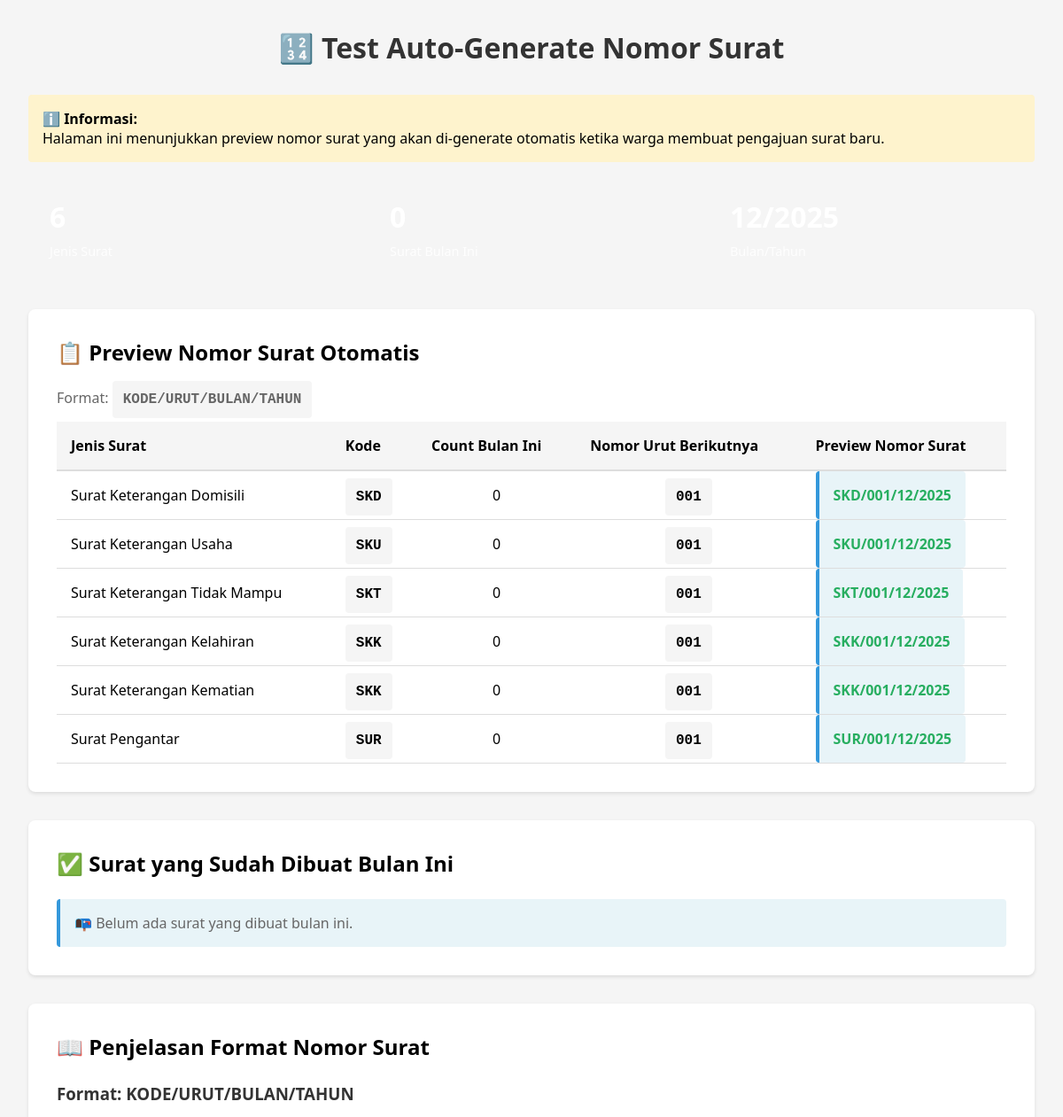
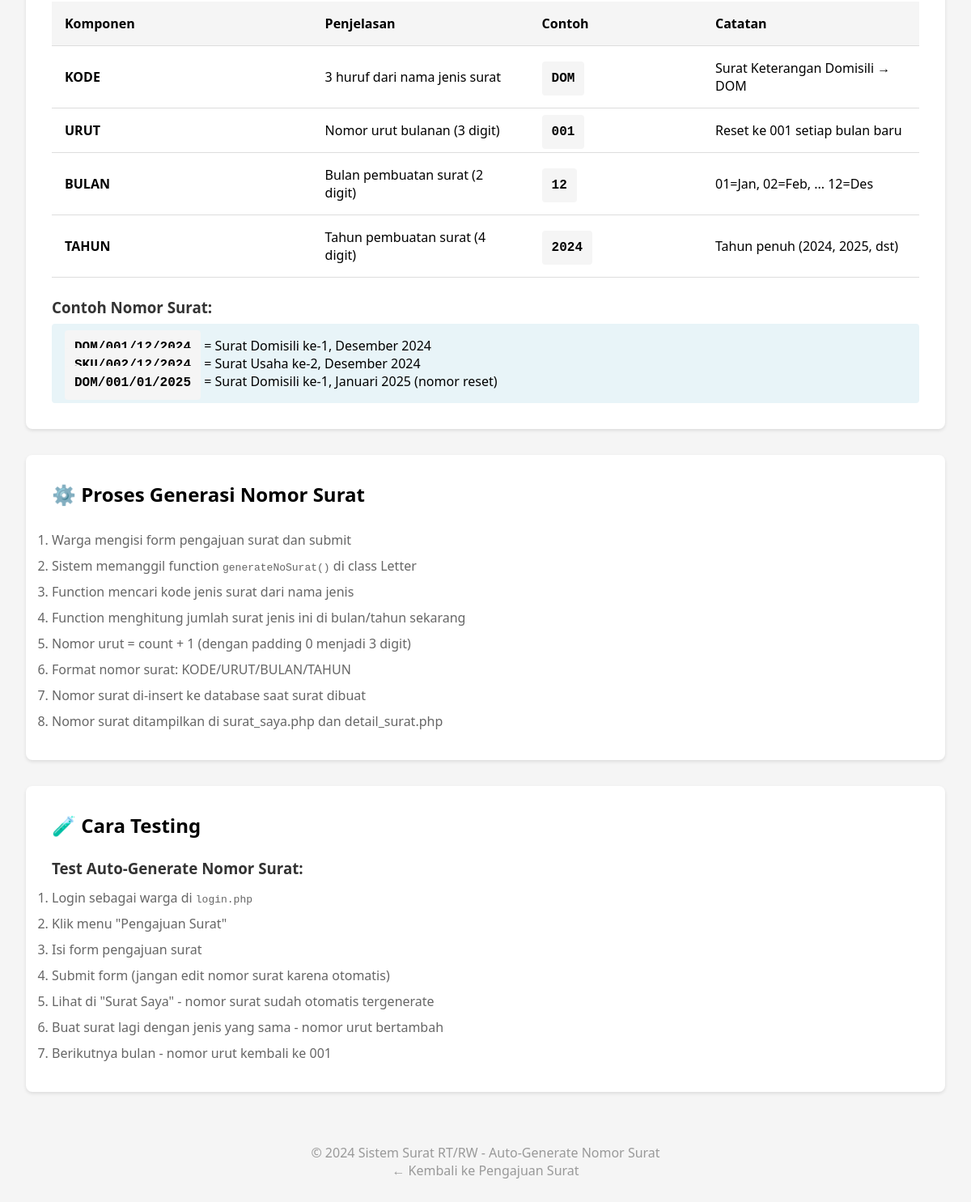
Page /test_nomor_surat.php on the committed database (2 pictures, top to bottom).
### tables this page shows
CREATE TABLE jenis_surat (
    id INT PRIMARY KEY AUTO_INCREMENT,
    nama_surat VARCHAR(100) NOT NULL,
    deskripsi TEXT,
    created_at TIMESTAMP DEFAULT CURRENT_TIMESTAMP
);

### config/config.php (called while the page is built, shortened)
<?php
function e($string) {
    return htmlspecialchars($string, ENT_QUOTES, 'UTF-8');
}
?>

### test_nomor_surat.php (the view, shortened to what this page needs)
<?php
require_once 'config/config.php';
$database = new Database();
$db = $database->getConnection();
$query = "SELECT * FROM jenis_surat ORDER BY id";
$stmt = $db->prepare($query);
$stmt->execute();
$jenis_list = $stmt->fetchAll(PDO::FETCH_ASSOC);
$preview_data = [];
foreach ($jenis_list as $jenis) {
    $nama_surat = $jenis['nama_surat'];
    $words = explode(' ', $nama_surat);
    $code = '';
    foreach ($words as $word) {
        $code .= strtoupper($word[0]);
    }
    if (strlen($code) < 3) {
        $code = strtoupper(substr($nama_surat, 0, 3));
    } else {
        $code = substr($code, 0, 3);
    }
    $bulan = date('m');
    $tahun = date('Y');
    $count_query = "SELECT COUNT(*) as count FROM surat
                   WHERE jenis_surat_id = ? AND MONTH(created_at) = ? AND YEAR(created_at) = ?";
    $count_stmt = $db->prepare($count_query);
    $count_stmt->execute([$jenis['id'], $bulan, $tahun]);
    $count_result = $count_stmt->fetch(PDO::FETCH_ASSOC);
    $next_nomor = str_pad($count_result['count'] + 1, 3, '0', STR_PAD_LEFT);
    $preview_no_surat = $code . '/' . $next_nomor . '/' . $bulan . '/' . $tahun;
    $preview_data[] = [
        'id' => $jenis['id'],
        'nama' => $nama_surat,
        'kode' => $code,
        'next_nomor' => $next_nomor,
        'current_count' => $count_result['count'],
        'preview_no_surat' => $preview_no_surat
    ];
}
$existing_query = "SELECT s.id, s.no_surat, j.nama_surat, s.created_at, u.nama as nama_warga
                   FROM surat s
                   JOIN jenis_surat j ON s.jenis_surat_id = j.id
                   JOIN users u ON s.user_id = u.id
                   WHERE MONTH(s.created_at) = MONTH(NOW()) AND YEAR(s.created_at) = YEAR(NOW())
                   ORDER BY s.created_at DESC";
$existing_stmt = $db->prepare($existing_query);
$existing_stmt->execute();
$existing_surat = $existing_stmt->fetchAll(PDO::FETCH_ASSOC);
?>
<!DOCTYPE html>
<html lang="id">
<head>
</head>
<body>
    <div class="container">
        <h1>🔢 Test Auto-Generate Nomor Surat</h1>
        <div class="info-box">
            <strong>ℹ️ Informasi:</strong><br>
            Halaman ini menunjukkan preview nomor surat yang akan di-generate otomatis ketika warga membuat pengajuan surat baru.
        </div>
        <div class="stats">
            <div class="stat-card">
                <div class="stat-value"><?php echo count($preview_data); ?></div>
                <div class="stat-label">Jenis Surat</div>
            </div>
            <div class="stat-card">
                <div class="stat-value"><?php echo count($existing_surat); ?></div>
                <div class="stat-label">Surat Bulan Ini</div>
            </div>
            <div class="stat-card">
                <div class="stat-value"><?php echo date('m/Y'); ?></div>
                <div class="stat-label">Bulan/Tahun</div>
            </div>
        </div>
        <div class="section">
            <h2>📋 Preview Nomor Surat Otomatis</h2>
            <p style="margin-bottom: 1rem; color: #666;">
                Format: <span class="code-box">KODE/URUT/BULAN/TAHUN</span>
            </p>
            <table>
                <thead>
                    <tr>
                        <th>Jenis Surat</th>
                        <th>Kode</th>
                        <th>Count Bulan Ini</th>
                        <th>Nomor Urut Berikutnya</th>
                        <th>Preview Nomor Surat</th>
                    </tr>
                </thead>
                <tbody>
                    <?php foreach ($preview_data as $preview): ?>
                    <tr>
                        <td><?php echo e($preview['nama']); ?></td>
                        <td><span class="code-box"><?php echo $preview['kode']; ?></span></td>
                        <td style="text-align: center;">
                            <?php echo $preview['current_count']; ?>
                        </td>
                        <td style="text-align: center;">
                            <span class="code-box"><?php echo $preview['next_nomor']; ?></span>
                        </td>
                        <td>
                            <span class="preview">
                                <span class="status-ok"><?php echo $preview['preview_no_surat']; ?></span>
                            </span>
                        </td>
                    </tr>
                    <?php endforeach; ?>
                </tbody>
            </table>
        </div>
        <div class="section">
            <h2>✅ Surat yang Sudah Dibuat Bulan Ini</h2>
            <?php if (count($existing_surat) > 0): ?>
                <table>
                    <thead>
                        <tr>
                            <th>No. Surat</th>
                            <th>Jenis Surat</th>
                            <th>Nama Warga</th>
                            <th>Tanggal Dibuat</th>
                            <th>Waktu</th>
                        </tr>
                    </thead>
                    <tbody>
                        <?php foreach ($existing_surat as $surat): ?>
                        <tr>
                            <td><span class="code-box"><?php echo e($surat['no_surat']); ?></span></td>
                            <td><?php echo e($surat['nama_surat']); ?></td>
                            <td><?php echo e($surat['nama_warga']); ?></td>
                            <td><?php echo date('d/m/Y', strtotime($surat['created_at'])); ?></td>
                            <td><?php echo date('H:i', strtotime($surat['created_at'])); ?></td>
                        </tr>
                        <?php endforeach; ?>
                    </tbody>
                </table>
            <?php else: ?>
                <div class="preview">
                    <p style="color: #666;">📭 Belum ada surat yang dibuat bulan ini.</p>
                </div>
            <?php endif; ?>
        </div>
        <div class="section">
            <h2>📖 Penjelasan Format Nomor Surat</h2>
            <div style="margin-bottom: 1.5rem;">
                <h3 style="color: #333; margin-bottom: 0.5rem;">Format: KODE/URUT/BULAN/TAHUN</h3>
                <table style="margin-top: 1rem;">
                    <tr style="background: #f5f5f5;">
                        <td style="width: 30%; font-weight: bold;">Komponen</td>
                        <td style="width: 25%; font-weight: bold;">Penjelasan</td>
                        <td style="width: 20%; font-weight: bold;">Contoh</td>
                        <td style="width: 25%; font-weight: bold;">Catatan</td>
                    </tr>
                    <tr>
                        <td><strong>KODE</strong></td>
                        <td>3 huruf dari nama jenis surat</td>
                        <td><span class="code-box">DOM</span></td>
                        <td>Surat Keterangan Domisili → DOM</td>
                    </tr>
                    <tr>
                        <td><strong>URUT</strong></td>
                        <td>Nomor urut bulanan (3 digit)</td>
                        <td><span class="code-box">001</span></td>
                        <td>Reset ke 001 setiap bulan baru</td>
                    </tr>
                    <tr>
                        <td><strong>BULAN</strong></td>
                        <td>Bulan pembuatan surat (2 digit)</td>
                        <td><span class="code-box">12</span></td>
                        <td>01=Jan, 02=Feb, ... 12=Des</td>
                    </tr>
                    <tr>
                        <td><strong>TAHUN</strong></td>
                        <td>Tahun pembuatan surat (4 digit)</td>
                        <td><span class="code-box">2024</span></td>
                        <td>Tahun penuh (2024, 2025, dst)</td>
                    </tr>
                </table>
            </div>
            <h3 style="color: #333; margin: 1.5rem 0 0.5rem;">Contoh Nomor Surat:</h3>
            <div style="background: #e8f4f8; padding: 1rem; border-radius: 4px;">
                <p><span class="code-box">DOM/001/12/2024</span> = Surat Domisili ke-1, Desember 2024</p>
                <p><span class="code-box">SKU/002/12/2024</span> = Surat Usaha ke-2, Desember 2024</p>
                <p><span class="code-box">DOM/001/01/2025</span> = Surat Domisili ke-1, Januari 2025 (nomor reset)</p>
            </div>
        </div>
        <div class="section">
            <h2>⚙️ Proses Generasi Nomor Surat</h2>
            <ol style="line-height: 2; color: #666;">
                <li>Warga mengisi form pengajuan surat dan submit</li>
                <li>Sistem memanggil function <code>generateNoSurat()</code> di class Letter</li>
                <li>Function mencari kode jenis surat dari nama jenis</li>
                <li>Function menghitung jumlah surat jenis ini di bulan/tahun sekarang</li>
                <li>Nomor urut = count + 1 (dengan padding 0 menjadi 3 digit)</li>
                <li>Format nomor surat: KODE/URUT/BULAN/TAHUN</li>
                <li>Nomor surat di-insert ke database saat surat dibuat</li>
                <li>Nomor surat ditampilkan di surat_saya.php dan detail_surat.php</li>
            </ol>
        </div>
        <div class="section">
            <h2>🧪 Cara Testing</h2>
            <h3 style="color: #333; margin: 1rem 0 0.5rem;">Test Auto-Generate Nomor Surat:</h3>
            <ol style="line-height: 2; color: #666;">
                <li>Login sebagai warga di <code>login.php</code></li>
                <li>Klik menu "Pengajuan Surat"</li>
                <li>Isi form pengajuan surat</li>
                <li>Submit form (jangan edit nomor surat karena otomatis)</li>
                <li>Lihat di "Surat Saya" - nomor surat sudah otomatis tergenerate</li>
                <li>Buat surat lagi dengan jenis yang sama - nomor urut bertambah</li>
                <li>Berikutnya bulan - nomor urut kembali ke 001</li>
            </ol>
        </div>
        <div style="text-align: center; padding: 2rem; color: #999;">
            <p>&copy; 2024 Sistem Surat RT/RW - Auto-Generate Nomor Surat</p>
            <p><a href="pengajuan.php" style="color: var(--secondary); text-decoration: none;">← Kembali ke Pengajuan Surat</a></p>
        </div>
    </div>
</body>
</html>

### test_nomor_surat.php (style rules this page uses)
* { margin: 0; padding: 0; box-sizing: border-box; }
body { font-family: 'Segoe UI', Tahoma, Geneva, Verdana, sans-serif; background: #f5f5f5; padding: 2rem; }
.container { max-width: 1200px; margin: 0 auto; }
h1 { color: #333; margin-bottom: 2rem; text-align: center; }
.section { background: white; padding: 2rem; border-radius: 8px; margin-bottom: 2rem; box-shadow: 0 2px 4px rgba(0,0,0,0.1); }
.section h2 { color: var(--secondary); margin-bottom: 1rem; border-bottom: 2px solid var(--secondary); padding-bottom: 0.5rem; }
table { width: 100%; border-collapse: collapse; margin-top: 1rem; }
th { background: #f5f5f5; padding: 1rem; text-align: left; font-weight: 600; border-bottom: 2px solid #ddd; }
td { padding: 1rem; border-bottom: 1px solid #ddd; }
.code-box { background: #f5f5f5; padding: 0.75rem; border-radius: 4px; font-family: 'Courier New', monospace; font-weight: bold; }
.preview { background: #e8f4f8; padding: 1rem; border-left: 4px solid #3498db; border-radius: 4px; margin-top: 1rem; }
.status-ok { color: #27ae60; font-weight: bold; }
.info-box { background: #fef3cd; padding: 1rem; border-left: 4px solid var(--accent); border-radius: 4px; margin-bottom: 1rem; }
.stats { display: grid; grid-template-columns: repeat(auto-fit, minmax(200px, 1fr)); gap: 1rem; margin-bottom: 2rem; }
.stat-card { background: linear-gradient(135deg, var(--secondary) 0%, var(--secondary-dark) 100%); color: white; padding: 1.5rem; border-radius: 8px; }
.stat-value { font-size: 2rem; font-weight: bold; }
.stat-label { font-size: 0.9rem; opacity: 0.9; margin-top: 0.5rem; }

### rows in the picture
jenis_surat: nama_surat "Surat Keterangan Domisili", kode "SKD", current_count "0", next_nomor "001", preview_no_surat "SKD/001/12/2025"
jenis_surat: nama_surat "Surat Keterangan Usaha", kode "SKU", current_count "0", next_nomor "001", preview_no_surat "SKU/001/12/2025"
jenis_surat: nama_surat "Surat Keterangan Tidak Mampu", kode "SKT", current_count "0", next_nomor "001", preview_no_surat "SKT/001/12/2025"
jenis_surat: nama_surat "Surat Keterangan Kelahiran", kode "SKK", current_count "0", next_nomor "001", preview_no_surat "SKK/001/12/2025"
jenis_surat: nama_surat "Surat Keterangan Kematian", kode "SKK", current_count "0", next_nomor "001", preview_no_surat "SKK/001/12/2025"
jenis_surat: nama_surat "Surat Pengantar", kode "SUR", current_count "0", next_nomor "001", preview_no_surat "SUR/001/12/2025"
